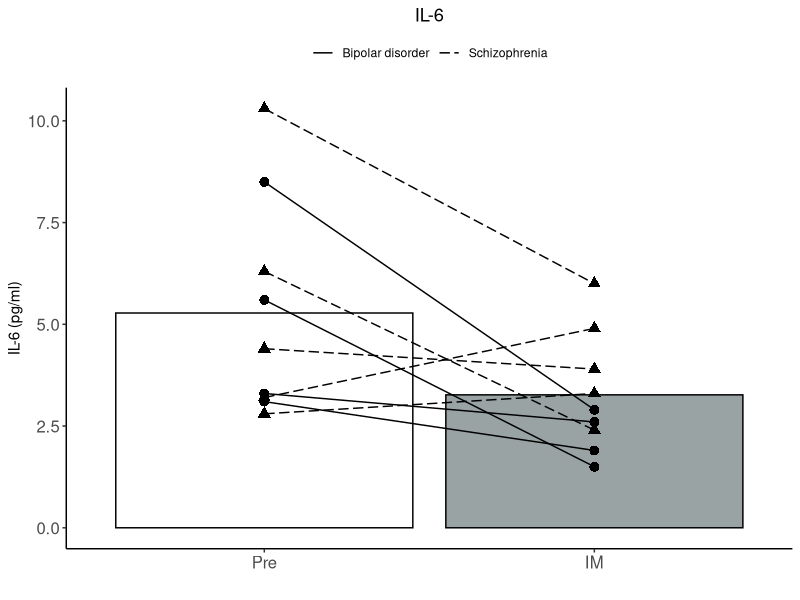

Reproduce this figure in R.
# Packages ------------------------------------------------------------------------------------
library(tidyverse)

# Loading data --------------------------------------------------------------------------------
df <- read_delim("acute_response.csv",
                 delim = ";",
                 escape_double = FALSE,
                 trim_ws = TRUE)

# Plot ----------------------------------------------------------------------------------------
# Acute response
df |>
  ggplot(aes(x = tempo,
             y = il6,
             fill = tempo)) +
  geom_col(
    data = ~group_by(.x,
                     tempo)  |>
      summarize(il6 = mean(il6))  |>
      ungroup(),
    color = "black",
    fill = c("white", "#99A3A4"),
    show.legend = FALSE
  ) +
  geom_point(aes(shape = grupo),
             size = 3,
             show.legend = FALSE) +
  geom_line(aes(group = sujeito,
                linetype = grupo),
            show.legend = TRUE) +
  scale_linetype_manual(values=c("solid", "longdash"))+
  labs(title = "IL-6",
       y = "IL-6 (pg/ml)") +
  xlab(label = "") +
  scale_x_discrete(labels = c("Pre", "IM")) +
  scale_fill_discrete(guide="none") +
  theme_classic() +
  ggtitle("IL-6") +
  theme(legend.title = element_blank(),
        legend.position = "top") +
  theme(plot.title = element_text(hjust = 0.5),
        axis.text = element_text(size = 12))
